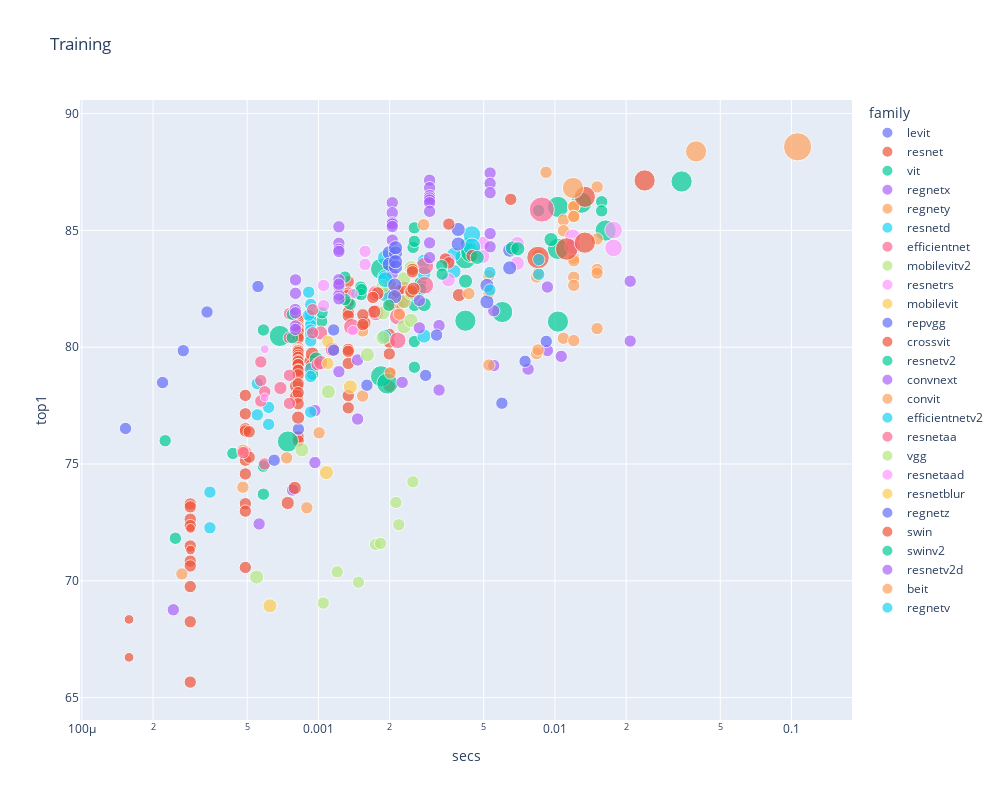

The notebook cell saved with this chart:
### Markdown cell above
Now we can repeat the same *family* plot we did above:

### Code cell
show_all(tdf, 'Training', 'train_img_size')
